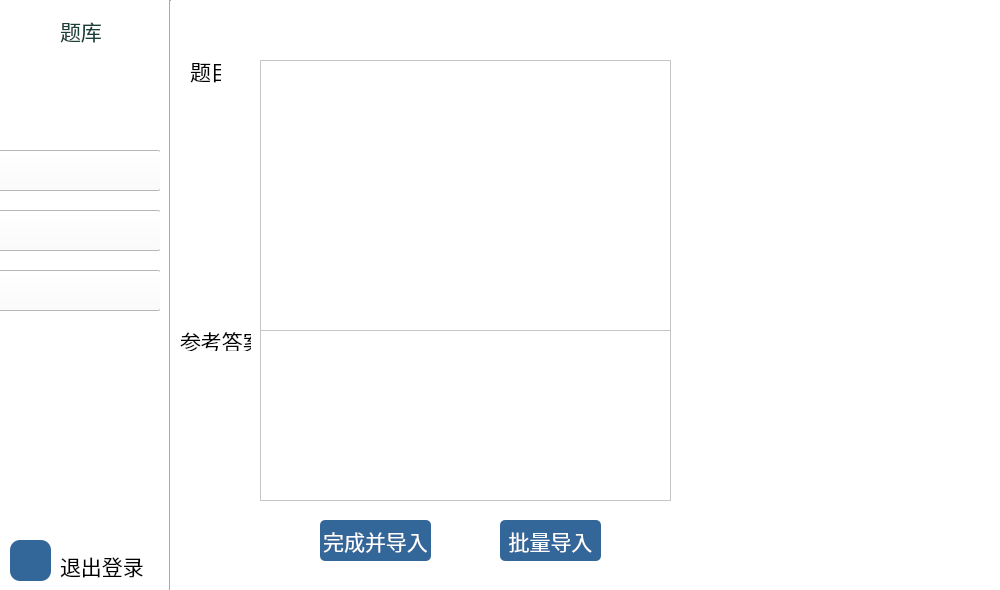
<?xml version="1.0" encoding="UTF-8"?>
<ui version="4.0">
 <class>teacherquestion</class>
 <widget class="QWidget" name="teacherquestion">
  <property name="geometry">
   <rect>
    <x>0</x>
    <y>0</y>
    <width>1000</width>
    <height>590</height>
   </rect>
  </property>
  <property name="font">
   <font>
    <pointsize>14</pointsize>
   </font>
  </property>
  <property name="windowTitle">
   <string>Form</string>
  </property>
  <property name="styleSheet">
   <string notr="true">QWidget
{
background-color:white;
}</string>
  </property>
  <widget class="QPushButton" name="Return">
   <property name="geometry">
    <rect>
     <x>10</x>
     <y>540</y>
     <width>41</width>
     <height>41</height>
    </rect>
   </property>
   <property name="styleSheet">
    <string notr="true">QPushButton
{
border:none;
image:url(:/image/home.png);
border-radius:10px;
background-color:rgb(51, 102, 153);
}
QPushButton:hover
{
background-color:rgb(177, 204, 228);
}</string>
   </property>
   <property name="text">
    <string/>
   </property>
  </widget>
  <widget class="QStackedWidget" name="stackedWidget">
   <property name="geometry">
    <rect>
     <x>170</x>
     <y>0</y>
     <width>631</width>
     <height>601</height>
    </rect>
   </property>
   <property name="font">
    <font>
     <pointsize>14</pointsize>
    </font>
   </property>
   <property name="currentIndex">
    <number>2</number>
   </property>
   <widget class="QWidget" name="page_3">
    <widget class="QTextEdit" name="inputsQ">
     <property name="geometry">
      <rect>
       <x>80</x>
       <y>50</y>
       <width>391</width>
       <height>191</height>
      </rect>
     </property>
     <property name="font">
      <font>
       <pointsize>14</pointsize>
      </font>
     </property>
    </widget>
    <widget class="QTextEdit" name="inputA">
     <property name="geometry">
      <rect>
       <x>80</x>
       <y>240</y>
       <width>391</width>
       <height>51</height>
      </rect>
     </property>
     <property name="font">
      <font>
       <pointsize>14</pointsize>
      </font>
     </property>
    </widget>
    <widget class="QTextEdit" name="inputB">
     <property name="geometry">
      <rect>
       <x>80</x>
       <y>290</y>
       <width>391</width>
       <height>51</height>
      </rect>
     </property>
     <property name="font">
      <font>
       <pointsize>14</pointsize>
      </font>
     </property>
    </widget>
    <widget class="QTextEdit" name="inputC">
     <property name="geometry">
      <rect>
       <x>80</x>
       <y>340</y>
       <width>391</width>
       <height>51</height>
      </rect>
     </property>
     <property name="font">
      <font>
       <pointsize>14</pointsize>
      </font>
     </property>
    </widget>
    <widget class="QTextEdit" name="inputD">
     <property name="geometry">
      <rect>
       <x>80</x>
       <y>390</y>
       <width>391</width>
       <height>51</height>
      </rect>
     </property>
     <property name="font">
      <font>
       <pointsize>14</pointsize>
      </font>
     </property>
    </widget>
    <widget class="QLabel" name="label_5">
     <property name="geometry">
      <rect>
       <x>50</x>
       <y>250</y>
       <width>21</width>
       <height>21</height>
      </rect>
     </property>
     <property name="font">
      <font>
       <pointsize>18</pointsize>
      </font>
     </property>
     <property name="text">
      <string>A.</string>
     </property>
    </widget>
    <widget class="QLabel" name="label_6">
     <property name="geometry">
      <rect>
       <x>50</x>
       <y>300</y>
       <width>21</width>
       <height>21</height>
      </rect>
     </property>
     <property name="font">
      <font>
       <pointsize>18</pointsize>
      </font>
     </property>
     <property name="text">
      <string>B.</string>
     </property>
    </widget>
    <widget class="QLabel" name="label_7">
     <property name="geometry">
      <rect>
       <x>50</x>
       <y>400</y>
       <width>21</width>
       <height>21</height>
      </rect>
     </property>
     <property name="font">
      <font>
       <pointsize>18</pointsize>
      </font>
     </property>
     <property name="text">
      <string>D.</string>
     </property>
    </widget>
    <widget class="QLabel" name="label_8">
     <property name="geometry">
      <rect>
       <x>50</x>
       <y>350</y>
       <width>21</width>
       <height>21</height>
      </rect>
     </property>
     <property name="font">
      <font>
       <pointsize>18</pointsize>
      </font>
     </property>
     <property name="text">
      <string>C.</string>
     </property>
    </widget>
    <widget class="QLabel" name="label_10">
     <property name="geometry">
      <rect>
       <x>10</x>
       <y>460</y>
       <width>71</width>
       <height>21</height>
      </rect>
     </property>
     <property name="font">
      <font>
       <family>华文中宋</family>
       <pointsize>16</pointsize>
      </font>
     </property>
     <property name="text">
      <string>参考答案：</string>
     </property>
    </widget>
    <widget class="QPushButton" name="importSelectquestion">
     <property name="geometry">
      <rect>
       <x>140</x>
       <y>510</y>
       <width>101</width>
       <height>41</height>
      </rect>
     </property>
     <property name="font">
      <font>
       <family>华文中宋</family>
       <pointsize>16</pointsize>
      </font>
     </property>
     <property name="styleSheet">
      <string notr="true">QPushButton
{
background-color:rgb(51, 102, 153);
border-radius:5px;
color:white;
}
QPushButton#loginButton:hover
{
background-color:rgb(177, 204, 228);
color:rgb(0, 0, 0);
}</string>
     </property>
     <property name="text">
      <string>完成并导入</string>
     </property>
    </widget>
    <widget class="QCheckBox" name="selectA">
     <property name="geometry">
      <rect>
       <x>100</x>
       <y>460</y>
       <width>61</width>
       <height>18</height>
      </rect>
     </property>
     <property name="text">
      <string>A</string>
     </property>
    </widget>
    <widget class="QCheckBox" name="selectB">
     <property name="geometry">
      <rect>
       <x>170</x>
       <y>460</y>
       <width>61</width>
       <height>18</height>
      </rect>
     </property>
     <property name="text">
      <string>B</string>
     </property>
    </widget>
    <widget class="QCheckBox" name="selectC">
     <property name="geometry">
      <rect>
       <x>240</x>
       <y>460</y>
       <width>61</width>
       <height>18</height>
      </rect>
     </property>
     <property name="text">
      <string>C</string>
     </property>
    </widget>
    <widget class="QCheckBox" name="selectD">
     <property name="geometry">
      <rect>
       <x>310</x>
       <y>460</y>
       <width>61</width>
       <height>18</height>
      </rect>
     </property>
     <property name="text">
      <string>D</string>
     </property>
    </widget>
    <widget class="QLabel" name="label_29">
     <property name="geometry">
      <rect>
       <x>20</x>
       <y>50</y>
       <width>71</width>
       <height>21</height>
      </rect>
     </property>
     <property name="font">
      <font>
       <family>华文中宋</family>
       <pointsize>16</pointsize>
      </font>
     </property>
     <property name="text">
      <string>题目</string>
     </property>
    </widget>
    <widget class="QLabel" name="label_30">
     <property name="geometry">
      <rect>
       <x>20</x>
       <y>220</y>
       <width>71</width>
       <height>21</height>
      </rect>
     </property>
     <property name="font">
      <font>
       <family>华文中宋</family>
       <pointsize>16</pointsize>
      </font>
     </property>
     <property name="text">
      <string>选项</string>
     </property>
    </widget>
    <widget class="QPushButton" name="importSelectquestion_2">
     <property name="geometry">
      <rect>
       <x>290</x>
       <y>510</y>
       <width>101</width>
       <height>41</height>
      </rect>
     </property>
     <property name="font">
      <font>
       <family>华文中宋</family>
       <pointsize>16</pointsize>
      </font>
     </property>
     <property name="styleSheet">
      <string notr="true">QPushButton
{
background-color:rgb(51, 102, 153);
border-radius:5px;
color:white;
}
QPushButton#loginButton:hover
{
background-color:rgb(177, 204, 228);
color:rgb(0, 0, 0);
}</string>
     </property>
     <property name="text">
      <string>批量导入</string>
     </property>
    </widget>
   </widget>
   <widget class="QWidget" name="page_5">
    <widget class="QTextEdit" name="inputbQ">
     <property name="geometry">
      <rect>
       <x>90</x>
       <y>60</y>
       <width>441</width>
       <height>251</height>
      </rect>
     </property>
    </widget>
    <widget class="QLabel" name="label_14">
     <property name="geometry">
      <rect>
       <x>10</x>
       <y>310</y>
       <width>71</width>
       <height>41</height>
      </rect>
     </property>
     <property name="font">
      <font>
       <family>华文中宋</family>
       <pointsize>16</pointsize>
      </font>
     </property>
     <property name="text">
      <string>参考答案</string>
     </property>
    </widget>
    <widget class="QTextEdit" name="blankAnswer">
     <property name="geometry">
      <rect>
       <x>90</x>
       <y>310</y>
       <width>441</width>
       <height>181</height>
      </rect>
     </property>
    </widget>
    <widget class="QPushButton" name="importBlankquestion">
     <property name="geometry">
      <rect>
       <x>160</x>
       <y>520</y>
       <width>101</width>
       <height>41</height>
      </rect>
     </property>
     <property name="font">
      <font>
       <family>华文中宋</family>
       <pointsize>16</pointsize>
      </font>
     </property>
     <property name="styleSheet">
      <string notr="true">QPushButton
{
background-color:rgb(51, 102, 153);
border-radius:5px;
color:white;
}
QPushButton#loginButton:hover
{
background-color:rgb(177, 204, 228);
color:rgb(0, 0, 0);
}</string>
     </property>
     <property name="text">
      <string>完成并导入</string>
     </property>
    </widget>
    <widget class="QLabel" name="label_15">
     <property name="geometry">
      <rect>
       <x>30</x>
       <y>60</y>
       <width>31</width>
       <height>41</height>
      </rect>
     </property>
     <property name="font">
      <font>
       <family>华文中宋</family>
       <pointsize>16</pointsize>
      </font>
     </property>
     <property name="text">
      <string>题目</string>
     </property>
    </widget>
    <widget class="QPushButton" name="importBlankquestion_2">
     <property name="geometry">
      <rect>
       <x>350</x>
       <y>520</y>
       <width>101</width>
       <height>41</height>
      </rect>
     </property>
     <property name="font">
      <font>
       <family>华文中宋</family>
       <pointsize>16</pointsize>
      </font>
     </property>
     <property name="styleSheet">
      <string notr="true">QPushButton
{
background-color:rgb(51, 102, 153);
border-radius:5px;
color:white;
}
QPushButton#loginButton:hover
{
background-color:rgb(177, 204, 228);
color:rgb(0, 0, 0);
}</string>
     </property>
     <property name="text">
      <string>批量导入</string>
     </property>
    </widget>
   </widget>
   <widget class="QWidget" name="page_4">
    <widget class="QTextEdit" name="inputaQ">
     <property name="geometry">
      <rect>
       <x>90</x>
       <y>60</y>
       <width>411</width>
       <height>271</height>
      </rect>
     </property>
     <property name="font">
      <font>
       <pointsize>14</pointsize>
      </font>
     </property>
    </widget>
    <widget class="QTextEdit" name="answerAnswer">
     <property name="geometry">
      <rect>
       <x>90</x>
       <y>330</y>
       <width>411</width>
       <height>171</height>
      </rect>
     </property>
     <property name="font">
      <font>
       <pointsize>14</pointsize>
      </font>
     </property>
    </widget>
    <widget class="QPushButton" name="importAnswerquestion">
     <property name="geometry">
      <rect>
       <x>150</x>
       <y>520</y>
       <width>111</width>
       <height>41</height>
      </rect>
     </property>
     <property name="font">
      <font>
       <family>华文中宋</family>
       <pointsize>16</pointsize>
      </font>
     </property>
     <property name="styleSheet">
      <string notr="true">QPushButton
{
background-color:rgb(51, 102, 153);
border-radius:5px;
color:white;
}
QPushButton:hover
{
background-color:rgb(177, 204, 228);
color:rgb(0, 0, 0);
}</string>
     </property>
     <property name="text">
      <string>完成并导入</string>
     </property>
    </widget>
    <widget class="QLabel" name="label_16">
     <property name="geometry">
      <rect>
       <x>20</x>
       <y>50</y>
       <width>31</width>
       <height>41</height>
      </rect>
     </property>
     <property name="font">
      <font>
       <family>华文中宋</family>
       <pointsize>16</pointsize>
      </font>
     </property>
     <property name="text">
      <string>题目</string>
     </property>
    </widget>
    <widget class="QLabel" name="label_11">
     <property name="geometry">
      <rect>
       <x>10</x>
       <y>330</y>
       <width>71</width>
       <height>21</height>
      </rect>
     </property>
     <property name="font">
      <font>
       <family>华文中宋</family>
       <pointsize>16</pointsize>
      </font>
     </property>
     <property name="text">
      <string>参考答案</string>
     </property>
    </widget>
    <widget class="QPushButton" name="importAnswerquestion_2">
     <property name="geometry">
      <rect>
       <x>330</x>
       <y>520</y>
       <width>101</width>
       <height>41</height>
      </rect>
     </property>
     <property name="font">
      <font>
       <family>华文中宋</family>
       <pointsize>16</pointsize>
      </font>
     </property>
     <property name="styleSheet">
      <string notr="true">QPushButton
{
background-color:rgb(51, 102, 153);
border-radius:5px;
color:white;
}
QPushButton:hover
{
background-color:rgb(177, 204, 228);
color:rgb(0, 0, 0);
}</string>
     </property>
     <property name="text">
      <string>批量导入</string>
     </property>
    </widget>
   </widget>
  </widget>
  <widget class="QLabel" name="label_2">
   <property name="geometry">
    <rect>
     <x>10</x>
     <y>10</y>
     <width>41</width>
     <height>41</height>
    </rect>
   </property>
   <property name="text">
    <string/>
   </property>
   <property name="pixmap">
    <pixmap resource="res.qrc">:/image/logo.png</pixmap>
   </property>
   <property name="scaledContents">
    <bool>true</bool>
   </property>
  </widget>
  <widget class="QPushButton" name="questionSelect">
   <property name="geometry">
    <rect>
     <x>-10</x>
     <y>150</y>
     <width>171</width>
     <height>41</height>
    </rect>
   </property>
   <property name="font">
    <font>
     <pointsize>18</pointsize>
    </font>
   </property>
   <property name="text">
    <string/>
   </property>
   <property name="icon">
    <iconset resource="res.qrc">
     <normaloff>:/image/xuanzeti0.png</normaloff>
     <activeon>:/image/xuanzeti2.png</activeon>:/image/xuanzeti0.png</iconset>
   </property>
   <property name="iconSize">
    <size>
     <width>100</width>
     <height>350</height>
    </size>
   </property>
   <property name="checkable">
    <bool>true</bool>
   </property>
   <property name="autoExclusive">
    <bool>true</bool>
   </property>
  </widget>
  <widget class="QPushButton" name="questionBlank">
   <property name="geometry">
    <rect>
     <x>-10</x>
     <y>210</y>
     <width>171</width>
     <height>41</height>
    </rect>
   </property>
   <property name="font">
    <font>
     <pointsize>18</pointsize>
    </font>
   </property>
   <property name="text">
    <string/>
   </property>
   <property name="icon">
    <iconset resource="res.qrc">
     <normaloff>:/image/tiankongti0.png</normaloff>
     <activeon>:/image/tiankongti1.png</activeon>:/image/tiankongti0.png</iconset>
   </property>
   <property name="iconSize">
    <size>
     <width>100</width>
     <height>350</height>
    </size>
   </property>
   <property name="checkable">
    <bool>true</bool>
   </property>
   <property name="autoExclusive">
    <bool>true</bool>
   </property>
  </widget>
  <widget class="QPushButton" name="questionAnswer">
   <property name="geometry">
    <rect>
     <x>-10</x>
     <y>270</y>
     <width>171</width>
     <height>41</height>
    </rect>
   </property>
   <property name="font">
    <font>
     <pointsize>18</pointsize>
    </font>
   </property>
   <property name="text">
    <string/>
   </property>
   <property name="icon">
    <iconset resource="res.qrc">
     <normaloff>:/image/jiandati0.png</normaloff>
     <activeon>:/image/jiandati1.png</activeon>:/image/jiandati0.png</iconset>
   </property>
   <property name="iconSize">
    <size>
     <width>100</width>
     <height>350</height>
    </size>
   </property>
   <property name="checkable">
    <bool>true</bool>
   </property>
   <property name="autoExclusive">
    <bool>true</bool>
   </property>
  </widget>
  <widget class="QLabel" name="label_28">
   <property name="geometry">
    <rect>
     <x>60</x>
     <y>550</y>
     <width>91</width>
     <height>31</height>
    </rect>
   </property>
   <property name="font">
    <font>
     <family>华文中宋</family>
     <pointsize>16</pointsize>
    </font>
   </property>
   <property name="styleSheet">
    <string notr="true">QLabel
{
backgroung-color:transparent;

}</string>
   </property>
   <property name="text">
    <string>退出登录</string>
   </property>
  </widget>
  <widget class="Line" name="line">
   <property name="geometry">
    <rect>
     <x>160</x>
     <y>0</y>
     <width>20</width>
     <height>591</height>
    </rect>
   </property>
   <property name="orientation">
    <enum>Qt::Vertical</enum>
   </property>
  </widget>
  <widget class="QLabel" name="label">
   <property name="geometry">
    <rect>
     <x>60</x>
     <y>0</y>
     <width>41</width>
     <height>61</height>
    </rect>
   </property>
   <property name="font">
    <font>
     <family>华文中宋</family>
     <pointsize>16</pointsize>
    </font>
   </property>
   <property name="styleSheet">
    <string notr="true">QLabel
{
color:rgb(25, 64, 56);
backgroung-color:transparent;

}</string>
   </property>
   <property name="text">
    <string>题库</string>
   </property>
  </widget>
 </widget>
 <resources>
  <include location="res.qrc"/>
 </resources>
 <connections/>
</ui>
